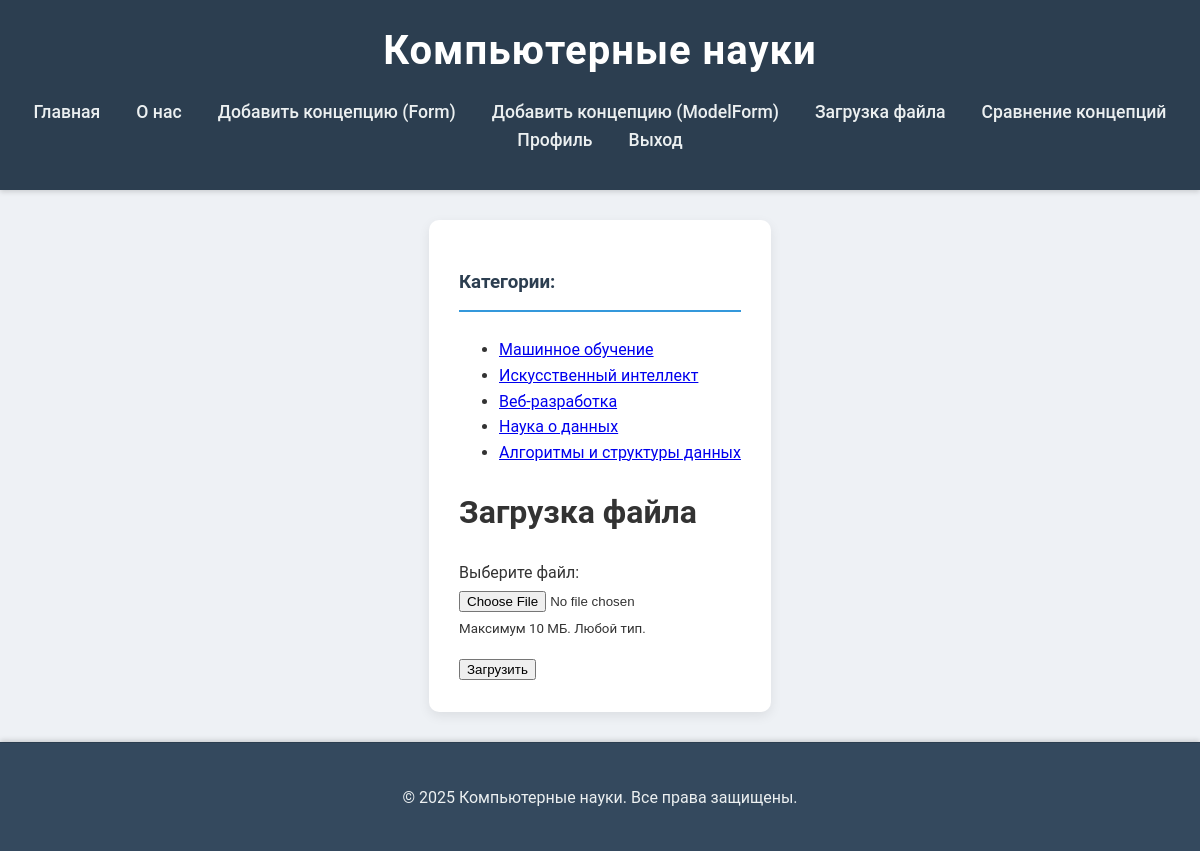
The page /upload/ (signed in) on the database its author committed.
### cs/models.py (models this page shows, shortened)
class FieldOfStudy(models.Model):
    name = models.CharField(max_length=255, verbose_name="Область науки")
    slug = models.SlugField(max_length=255, unique=True, db_index=True, verbose_name="URL")
    description = models.TextField(blank=True, verbose_name="Описание области")
    class Meta:
        verbose_name = "Область науки"
        verbose_name_plural = "Области науки"

### cs/views.py (the view, shortened to what this page needs)
# urls.py: path('upload/',       UploadFileView.as_view(),  name='upload_file'),
class UploadFileView(LoginRequiredMixin, DataMixin, FormView):
    form_class = UploadForm
    template_name = 'cs/upload.html'
    success_url = reverse_lazy('cs:upload_file')
    title = 'Загрузка файла'
    login_url = reverse_lazy('users:login')

### cs/forms.py (shortened to what this page needs)
class UploadForm(forms.Form):
    file = forms.FileField(
        label='Выберите файл',
        help_text='Максимум 10 МБ. Любой тип.'
    )

### cs/templatetags/cs_tags.py (called while the page is built)
@register.simple_tag()
def get_categories():
    return FieldOfStudy.objects.all() # Возвращаем все объекты FieldOfStudy

### cs/utils.py (called while the page is built, shortened)
    def get_context_data(self, *, object_list=None, **kwargs):
        context = super().get_context_data(object_list=object_list, **kwargs)
        context['menu'] = MENU
        if self.title:
            context['title'] = self.title
        paginator = context.get('paginator')
        page_obj = context.get('page_obj')
        return context

### cs/templates/cs/upload.html (shortened to what this page needs)
{% extends "cs/base.html" %}
{% block content %}
  <h1>Загрузка файла</h1>
  <form method="post" enctype="multipart/form-data">
    <p>
      {{ form.file.label_tag }}<br>
      {{ form.file }}<br>
      <small>{{ form.file.help_text }}</small><br>
    </p>
    <button type="submit">Загрузить</button>
  </form>
{% endblock %}

### cs/templates/cs/base.html (shortened to what this page needs)
{% load static %}
{% load cs_tags %}
<!DOCTYPE html>
<html lang="ru">
<head>
  <link rel="stylesheet" href="{% static 'cs/css/styles.css' %}">
</head>
<body>
  <header>
    <h1>{% block heading %}Компьютерные науки{% endblock %}</h1>
    <nav>
      <ul>
        <li><a href="{% url 'cs:home' %}">Главная</a></li>
        <li><a href="{% url 'cs:about' %}">О нас</a></li>
        <li><a href="{% url 'cs:add_concept_custom' %}">Добавить концепцию (Form)</a></li>
        <li><a href="{% url 'cs:add_concept_model' %}">Добавить концепцию (ModelForm)</a></li>
        <li><a href="{% url 'cs:upload_file' %}">Загрузка файла</a></li>
        <li><a href="{% url 'cs:compare' %}">Сравнение концепций</a></li>
        {% if user.is_authenticated %}
          <li><a href="{% url 'users:profile' %}">Профиль</a></li>
          <li><a href="{% url 'users:logout' %}">Выход</a></li>
        {% else %}
          <li><a href="{% url 'users:login' %}">Вход</a></li>
          <li><a href="{% url 'users:password_reset' %}">Забыли пароль?</a></li>
        {% endif %}
      </ul>
    </nav>
  </header>
  <div class="container">
    <div class="categories my-3">
      <h3>Категории:</h3>
      {% get_categories as cats %}
      <ul>
        {% for cat in cats %}
          <li><a href="{% url 'cs:field_of_study_detail' field_of_study_slug=cat.slug %}">{{ cat.name }}</a></li>
        {% endfor %}
      </ul>
    </div>
    <main>
      {% block content %}{% endblock %}
    </main>
  </div>
  <footer>
    <p>&copy; 2025 Компьютерные науки. Все права защищены.</p>
  </footer>
</body>
</html>

### cs/static/cs/css/styles.css (style rules this page uses)
html, body { height: 100%; margin: 0; }
body { font-family: 'Roboto', 'Segoe UI', Tahoma, Geneva, Verdana, sans-serif; line-height: 1.6; color: #333; background-color: #eef1f5; display: flex; flex-direction: column; }
.container { max-width: 1200px; margin: 30px auto; padding: 30px; background-color: #fff; border-radius: 10px; box-shadow: 0 4px 12px rgba(0, 0, 0, 0.08); flex-grow: 1; }
header { background-color: #2c3e50; color: #fff; padding: 1.2rem 0; text-align: center; box-shadow: 0 2px 5px rgba(0, 0, 0, 0.15); }
header h1 { margin: 0; font-size: 2.5em; letter-spacing: 1px; }
header nav ul { list-style-type: none; padding: 0; margin-top: 15px; display: flex; justify-content: center; flex-wrap: wrap; }
header nav ul li { margin: 0 18px; }
header nav ul li a { color: #ecf0f1; text-decoration: none; font-weight: 500; font-size: 1.1em; transition: color 0.3s ease, transform 0.2s ease; }
h2, h3 { color: #2c3e50; border-bottom: 2px solid #3498db; padding-bottom: 12px; margin-bottom: 25px; font-weight: 600; }
p { margin-bottom: 15px; line-height: 1.7; }
footer { margin-top: auto; text-align: center; color: #7f8c8d; padding: 25px; background-color: #34495e; border-top: 1px solid #2c3e50; border-radius: 0; color: #ecf0f1; box-shadow: 0 -2px 5px rgba(0, 0, 0, 0.15); }

### rows shown on the page
FieldOfStudy: name "Машинное обучение"
FieldOfStudy: name "Искусственный интеллект"
FieldOfStudy: name "Веб-разработка"
FieldOfStudy: name "Наука о данных"
FieldOfStudy: name "Алгоритмы и структуры данных"
